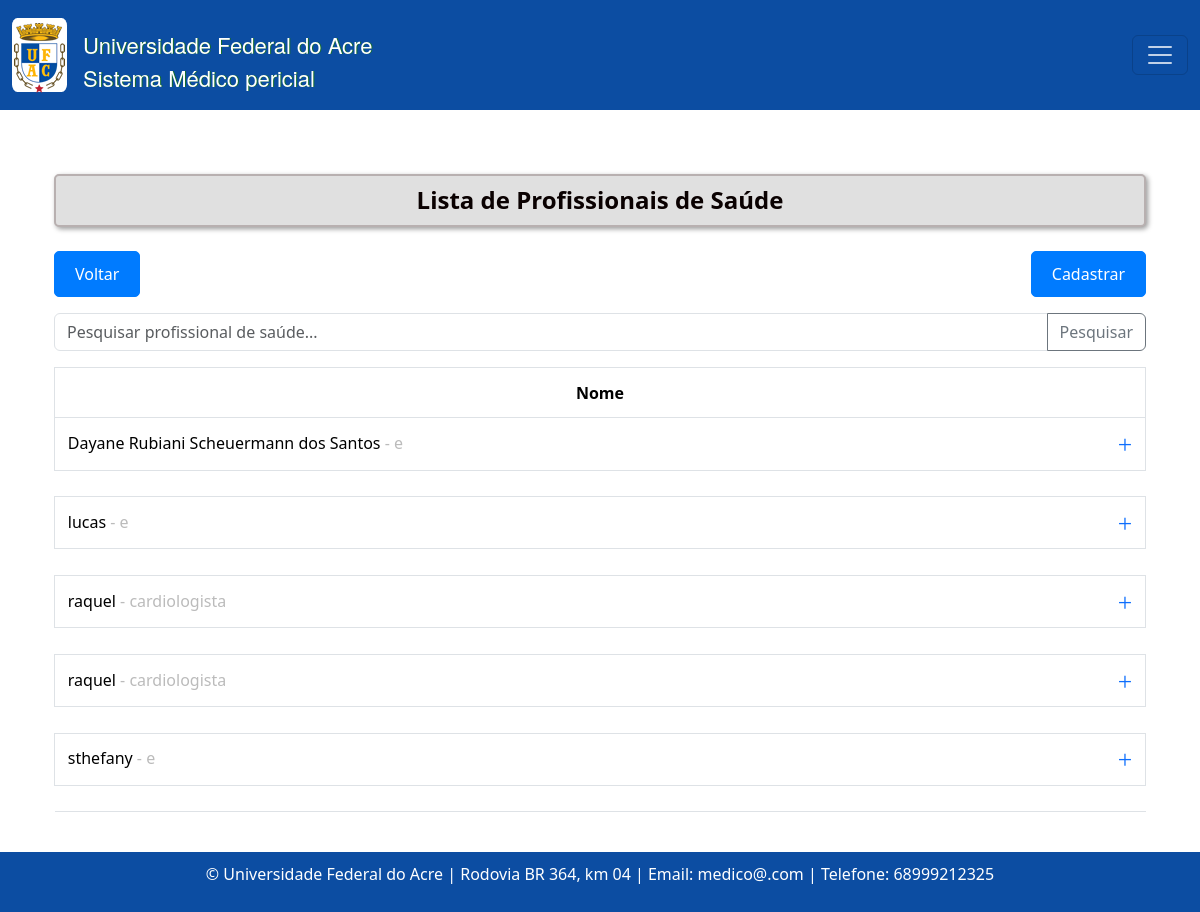
Before: /profissionaldasaude/ (signed in) with the older database file.
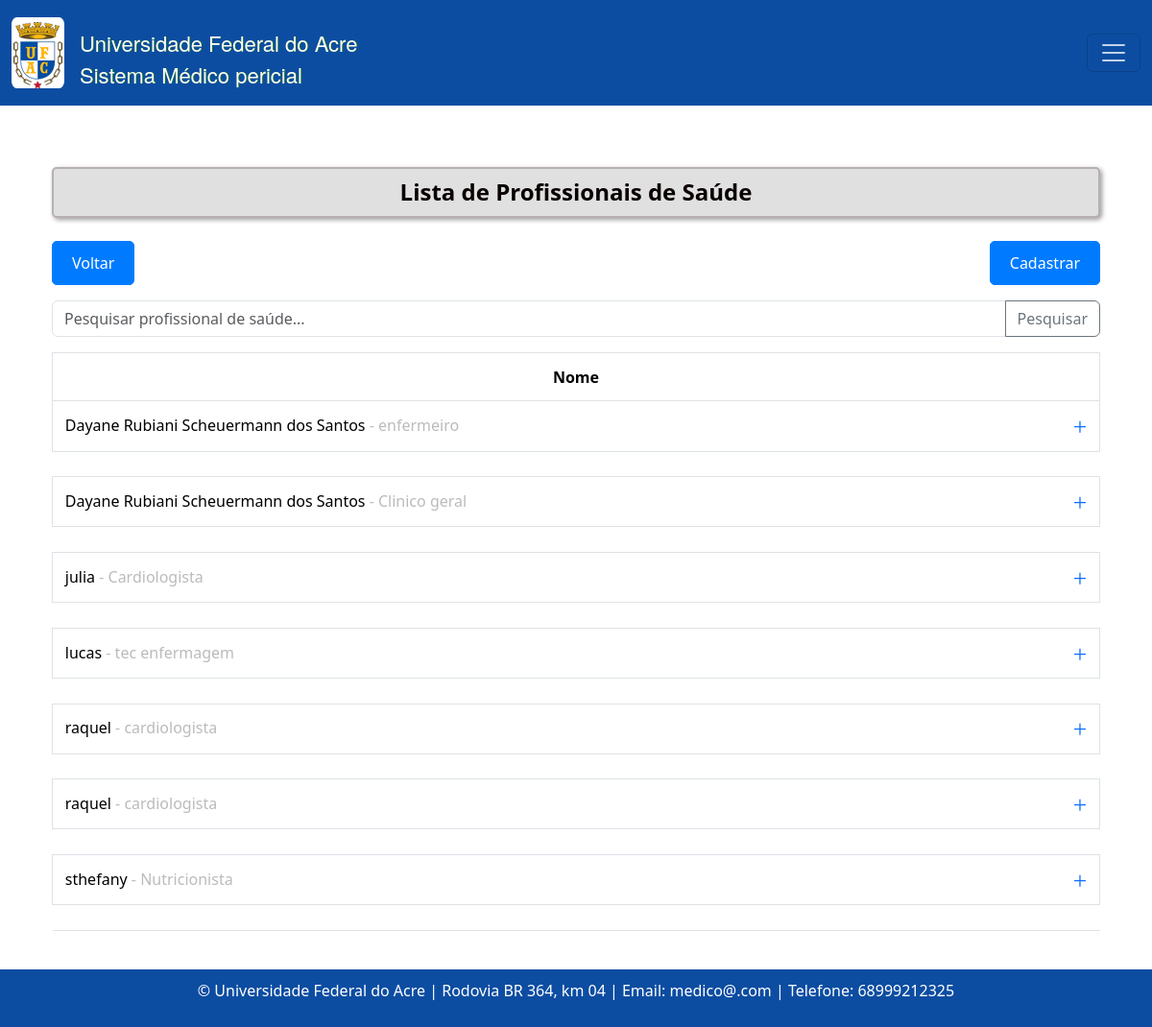
After: the same page with the newer database file.
### consulta/models.py (models this page shows, shortened)
class Profissionaldasaude(models.Model):
    usuario = models.ForeignKey(User, blank=True, null=True, on_delete=models.CASCADE)
    nome = models.CharField('Nome Completo', max_length=100)
    data_nascimento = models.DateField(u'Data de Nascimento', validators=[data_nasc_valida])
    email = models.EmailField()
    rg = models.CharField(max_length=20)
    cpf = models.CharField(max_length=14, validators=[validate_cpf, MinLengthValidator(11)])
    sexo = models.CharField(max_length=1, choices=[('M', 'Masculino'), ('F', 'Feminino')]) #O parâmetro choices em um campo CharField ou IntegerField é usado para fornecer uma lista de escolhas para esse campo
    identificacao_unica = models.CharField(max_length=50, default='')
    cep = models.CharField(max_length=9)
    cidade = models.CharField(max_length=50)
    bairro = models.CharField(max_length=50, default='')
    uf = models.CharField('UF', max_length=2, choices=UF_CHOICE, default='AC')
    numero = models.CharField(max_length=10)
    ddd_telefone = models.CharField('Telefone Celular', max_length=14, help_text='Com DDD.')
    complemento = models.CharField(max_length=100, blank=True, null=True, default='') # blank=True, null=True é pra dizer que não é obrigatorio
    area = models.CharField(max_length=50, default='')
    unidade_siass = models.CharField(max_length=50, default='')
    formacao = models.CharField(max_length=20)
    conselho = models.CharField(max_length=20)
    registro = models.CharField(max_length=20)
    class Meta:
        ordering = ['nome', ]
        verbose_name = 'Profissonal de saúde'
        verbose_name_plural = 'Profissonais de saúde'

### consulta/views.py (the view)
# urls.py: path('profissionaldasaude/', listar_profissionaldasaude, name= 'profissionaldasaudeListagem'),
@login_required
def listar_profissionaldasaude(request):
    profissionaldasaude = Profissionaldasaude.objects.all()
    return render(request, 'consultas/listagem_profissionaldasaude.html', {'profissionaldasaude': profissionaldasaude})

### templates/consultas/listagem_profissionaldasaude.html (shortened to what this page needs)
{% extends "base.html" %}
{% block content %}
    <div class="container mt-3">
        <h4 class="text-center mb-4 custom-title">Lista de Profissionais de Saúde</h4>
        <div class="d-flex justify-content-between pb-3">
            <a class="btn btn-primary" href="{% url 'home' %}">Voltar</a>
            <a class="btn btn-primary" href="{% url 'profissionaldasaudeCreate' %}">Cadastrar</a>
        </div>
        <div class="input-group mb-3">
            <input type="text" class="form-control" placeholder="Pesquisar profissional de saúde..." id="searchInput">
            <button class="btn btn-outline-secondary" type="button" id="searchButton">Pesquisar</button>
        </div>
        <table class="table table-bordered table-sm" id="border-none">
            <thead>
                <tr>
                    <th colspan="3" style="text-align: center;">Nome</th>
                </tr>
            </thead>
            <tbody>
                {% for profissionaldasaude in profissionaldasaude %}
                    <tr data-bs-toggle="collapse" data-bs-target="#collapse{{ forloop.counter }}" aria-expanded="false" aria-controls="collapse{{ forloop.counter }}">
                        <td class="profissionaldasaude-nome" colspan="3">
                            {{ profissionaldasaude.nome }}
                            <span style="color: #bbbbbb"> - {{ profissionaldasaude.area }}</span>
                        </td>
                    </tr>
                    <tr>
                        <td colspan="3" style="border: transparent;">
                        </td>
                    </tr>
                {% endfor %}
            </tbody>
        </table>
    </div>
{% endblock %}

Changed rows visible on the page:
changed Profissionaldasaude: area "e" → "enfermeiro"
added Profissionaldasaude: nome "Dayane Rubiani Scheuermann dos Santos", area "Clinico geral"
added Profissionaldasaude: nome "julia", area "Cardiologista"
changed Profissionaldasaude "lucas": area "e" → "tec enfermagem"
changed Profissionaldasaude "sthefany": area "e" → "Nutricionista"
